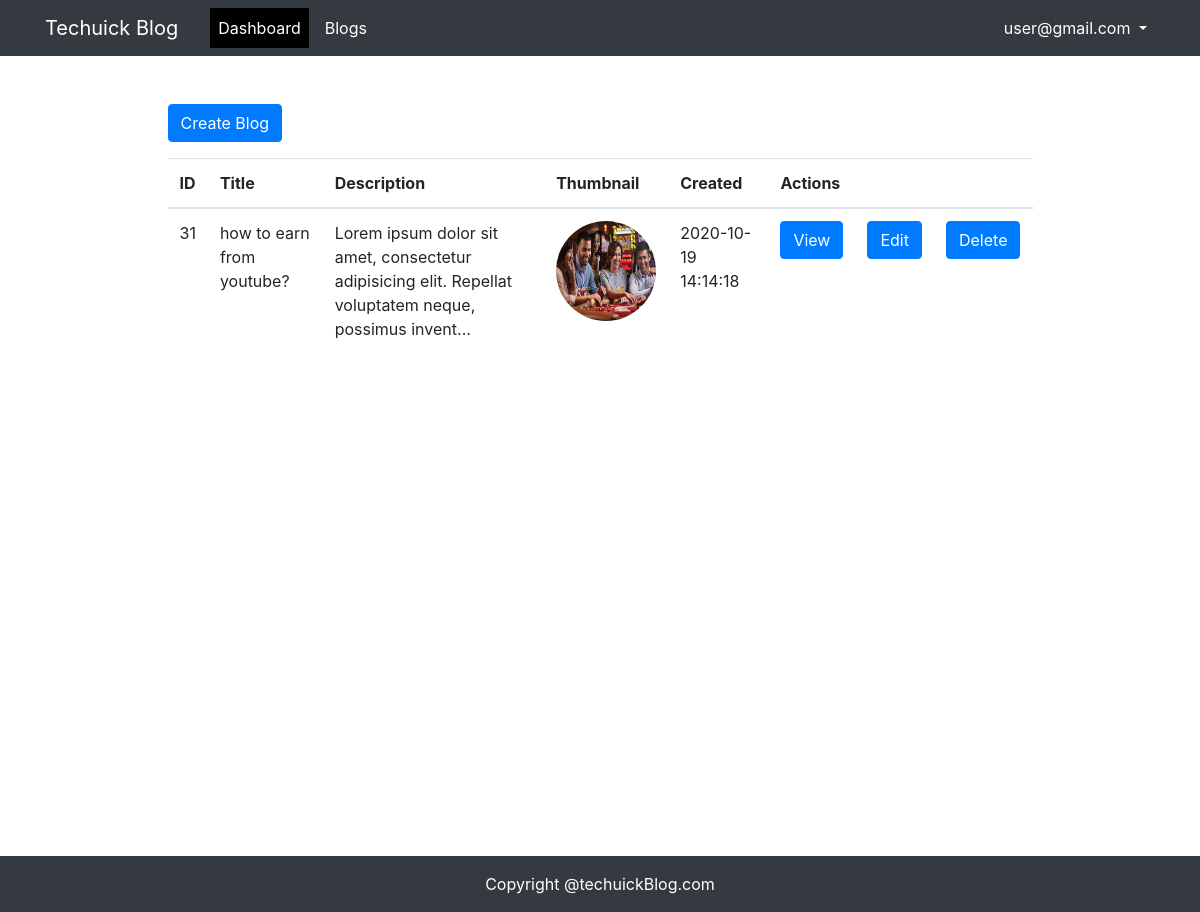
The app's page /users/dashboard.php (signed in) with its own data.
### tables this page shows
CREATE TABLE IF NOT EXISTS `blogs` (
  `id` int(11) UNSIGNED NOT NULL AUTO_INCREMENT,
  `user_id` int(11) UNSIGNED NOT NULL,
  `title` varchar(50) NOT NULL,
  `description` text NOT NULL,
  `thumbnail` varchar(255) DEFAULT NULL,
  `created_at` datetime NOT NULL DEFAULT current_timestamp(),
  `updated_at` datetime DEFAULT NULL,
  `status` tinyint(4) NOT NULL DEFAULT 0,
  PRIMARY KEY (`id`),
  KEY `user_id` (`user_id`)
);

### users/dashboard.php (the view, shortened to what this page needs)
<!DOCTYPE html>
<html lang="en">
<head>
	<link rel="stylesheet" href="../assets/bootstrap/css/bootstrap.min.css">
	<link rel="stylesheet" href="../assets/css/index.css">
</head>
<body>
	<?php include("../partials/header.php"); ?>
	 <div class="container min-vh-100 p-5" id="wrapper">
		<div class="row justify-content-center">
			<div class="col-md-10">
				<div class="operations mb-3">
					<a href="createblog.php" class="btn btn-primary">Create Blog</a>
					<?php
						include("../connection.php");
					?>
				</div>
				<table class="table table-hover table-responsive">
					<thead>
						<tr>
							<th>ID</th>
							<th>Title</th>
							<th>Description</th>
							<th>Thumbnail</th>
							<th>Created</th>
							<th colspan="3">Actions</th>
						</tr>
					</thead>
					<tbody>
					<?php
						$sql="SELECT * FROM blogs WHERE status=1 and user_id={$_SESSION['USER-ID']}";
						$res=mysqli_query($conn,$sql);
						while($row=mysqli_fetch_assoc($res)):
					?>
						<tr>
							<td><?php echo $row['id']; ?></td>
							<td><?php echo $row['title']; ?></td>
							<td><?php echo substr($row['description'],0,100)."..."; ?></td>
							<td><a href="<?php echo '/PHPBlog/'.$row['thumbnail']; ?>" target="_blank"><img src="<?php echo '/PHPBlog/'.$row['thumbnail']; ?>" width="100" height="100" alt="thumbnail" class="rounded-circle"></a></td>
							<td><?php echo $row['created_at']; ?></td>
							<td><a href="viewBlog.php?id=<?php echo $row['id'] ?>" class="btn btn-primary">View</a></td>
							<td><a href="updateBlog.php?id=<?php echo $row['id'] ?>" class="btn btn-primary">Edit</a></td>
							<td>
								<a href="deleteBlog.php?id=<?php echo $row['id'] ?>" class="btn btn-primary" onClick="return confirm('press ok to delete this post?')">Delete</a>
							</td>
						</tr>
					<?php endwhile; ?>
					</tbody>
				</table>
			</div>
		</div>
    </div>
	<?php  include_once("../partials/footer.php"); ?>
</body>
</html>

### records on screen
blogs: id "31", title "how to earn from youtube?", description "Lorem ipsum dolor sit amet, consectetur adipisicing elit. Repellat voluptatem neque, possimus invent", thumbnail (picture), created_at "2020-10-19 14:14:18"

### other values on screen
$_SESSION['USER-NAME'] "user@gmail.com"
